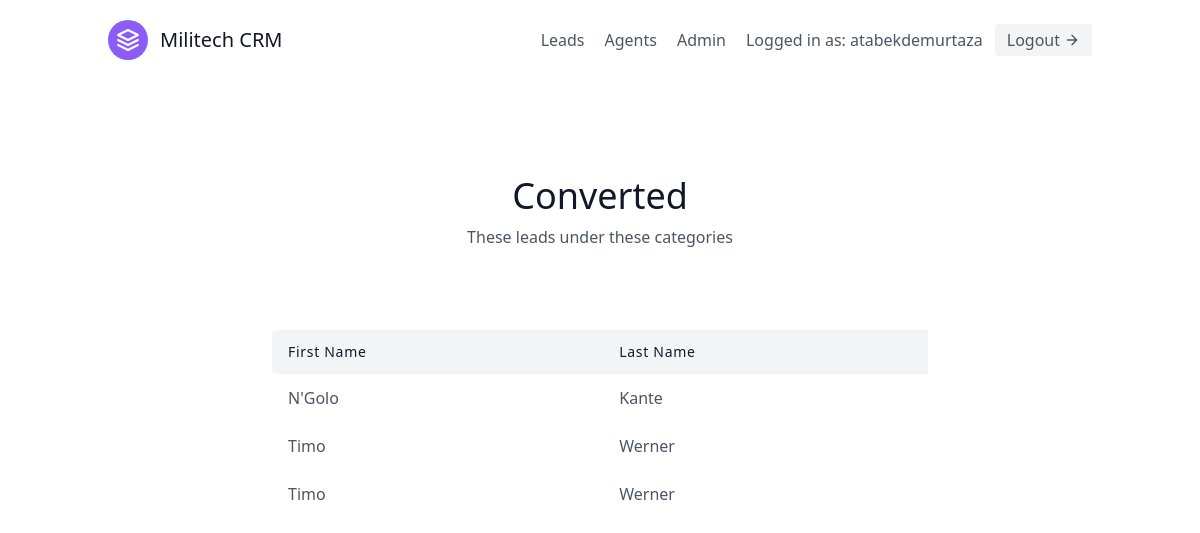
The app's page /leads/categories/1/ (signed in), older data.
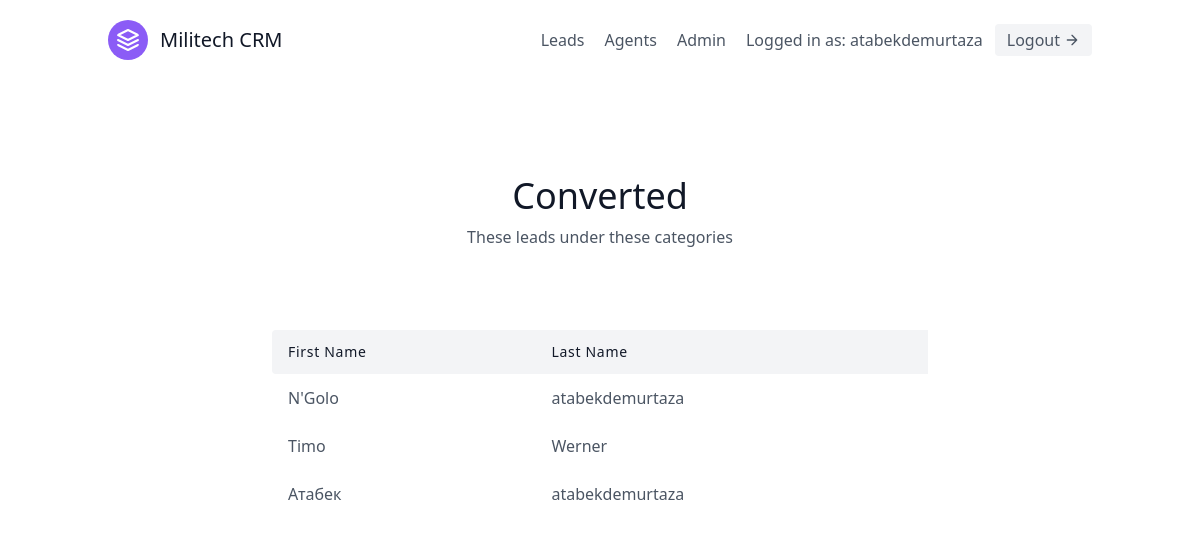
The same page, newer data.
### leads/models.py (models this page shows, shortened)
class Lead(models.Model):
    first_name = models.CharField(max_length=20)
    last_name  = models.CharField(max_length=20)
    age        = models.IntegerField(default=0)
    organisation = models.ForeignKey(UserProfile, on_delete=models.CASCADE)
    agent      = models.ForeignKey("Agent", null=True, blank=True, on_delete=models.SET_NULL)
    category = models.ForeignKey("Category",related_name="leads", blank=True,null=True ,on_delete=models.SET_NULL)
    description = models.TextField()
    date_added = models.DateTimeField(auto_now_add=True)
    phone_number = models.CharField(max_length=20)
    email = models.EmailField()
    objects = LeadManager()

### leads/views.py (the view)
# urls.py: path('categories/<int:pk>/', CategoryDetailView.as_view(), name='category-detail'),
class CategoryDetailView(LoginRequiredMixin, DetailView):
    template_name = "leads/category_detail.html"
    context_object_name = "category"
    """def get_context_data(self, **kwargs):

        context = super(CategoryDetailView, self).get_context_data(**kwargs)
        leads = self.get_object().leads.all()
        context.update({
            "leads": leads
        })
        return context"""
    def get_queryset(self):
        user = self.request.user
        if user.is_organisor:
            queryset = Category.objects.filter(
                organisation=user.userprofile,
                )
        else:
            queryset = Category.objects.filter(
                organisation=user.agent.organisation,
                )
        return queryset

### leads/models.py (called while the page is built)
    def get_queryset(self):
        return super().get_queryset()

### leads/templates/leads/category_detail.html
{% extends 'base.html' %}
{% block content %}
    <section class="text-gray-600 body-font">
        <div class="container px-5 py-24 mx-auto">
            <div class="flex flex-col text-center w-full mb-20">
                <h1 class="sm:text-4xl text-3xl font-medium title-font mb-2 text-gray-900">{{ category.name }}</h1>
                <p class="lg:w-2/3 mx-auto leading-relaxed text-base">
                    These leads under these categories
                </p>
            </div>
            <div class="lg:w-2/3 w-full mx-auto overflow-auto">
                <table class="table-auto w-full text-left whitespace-no-wrap">
                    <thead>
                        <tr>
                            <th
                                class="px-4 py-3 title-font tracking-wider font-medium text-gray-900 text-sm bg-gray-100 rounded-tl rounded-bl">
                                First Name</th>
                            <th class="px-4 py-3 title-font tracking-wider font-medium text-gray-900 text-sm bg-gray-100">
                                Last Name</th>
                        </tr>
                    </thead>
                    <tbody>
                        {% for lead in category.leads.all %}
                            <tr>
                                <td class="px-4 py-3">
                                    <a class="hover:text-blue-500" href="{% url 'leads:lead-detail' lead.pk %}">
                                        {{lead.first_name}}
                                    </a>
                                </td>
                                <td class="px-4 py-3">{{lead.last_name}}</td>
                            </tr>
                        {% endfor %}
                    </tbody>
                </table>
            </div>
        </div>
    </section>
{% endblock %}

Row changes from the older to the newer data that the page shows:
removed Lead: first_name "Timo", last_name "Werner"
changed Lead "N'Golo": last_name "Kante" → "atabekdemurtaza"
added Lead: first_name "Атабек", last_name "atabekdemurtaza"
